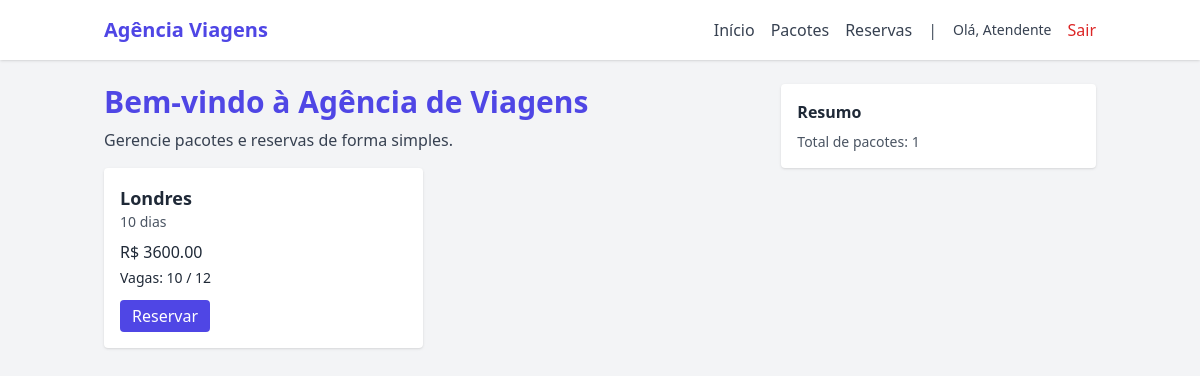
The app's page / (signed in) with its own data.
### app/models.py (models this page shows)
class User(db.Model, UserMixin):
    id = db.Column(db.Integer, primary_key=True)
    nome = db.Column(db.String(150), nullable=False)
    email = db.Column(db.String(150), unique=True, nullable=False)
    senha = db.Column(db.String(200), nullable=False)
    perfil = db.Column(db.String(20), default="atendente")
    criado_em = db.Column(db.DateTime, default=datetime.utcnow)

class Pacote(db.Model):
    id = db.Column(db.Integer, primary_key=True)
    destino = db.Column(db.String(150), nullable=False)
    periodo = db.Column(db.String(100), nullable=False)
    preco = db.Column(db.Float, nullable=False)
    vagas_min = db.Column(db.Integer, nullable=False)
    vagas_max = db.Column(db.Integer, nullable=False)
    vagas_disponiveis = db.Column(db.Integer, nullable=False)
    categoria = db.Column(db.String(100))
    criado_em = db.Column(db.DateTime, default=datetime.utcnow)

### app/views.py (the view)
@app.route("/")
def index():
    pacotes = Pacote.query.all()
    return render_template("index.html", pacotes=pacotes)

### app/views.py (called while the page is built)
@login_manager.user_loader
def load_user(user_id):
    return User.query.get(int(user_id))

### app/templates/index.html (shortened to what this page needs)
{% extends "base.html" %}
{% block content %}
<div class="grid grid-cols-1 md:grid-cols-3 gap-6">
  <div class="md:col-span-2">
    <h1 class="text-3xl font-bold text-indigo-600 mb-2">Bem-vindo à Agência de Viagens</h1>
    <p class="text-gray-700 mb-4">Gerencie pacotes e reservas de forma simples.</p>
    <div class="grid grid-cols-1 sm:grid-cols-2 gap-4">
      {% for p in pacotes %}
      <div class="bg-white p-4 rounded shadow">
        <h3 class="font-semibold text-lg">{{ p.destino }}</h3>
        <p class="text-sm text-gray-600">{{ p.periodo }}</p>
        <p class="mt-2 font-medium">R$ {{ '%.2f'|format(p.preco) }}</p>
        <p class="text-sm mt-1">Vagas: {{ p.vagas_disponiveis }} / {{ p.vagas_max }}</p>
        <div class="mt-3 flex space-x-2">
          {% if current_user.is_authenticated %}
            <a href="{{ url_for('nova_reserva', pacote_id=p.id) }}" class="px-3 py-1 bg-indigo-600 text-white rounded">Reservar</a>
          {% else %}
            <a href="{{ url_for('login') }}" class="px-3 py-1 bg-indigo-600 text-white rounded">Login para reservar</a>
          {% endif %}
        </div>
      </div>
      {% endfor %}
    </div>
  </div>
  <aside>
    <div class="bg-white p-4 rounded shadow">
      <h4 class="font-semibold">Resumo</h4>
      <p class="text-sm text-gray-600 mt-2">Total de pacotes: {{ pacotes|length }}</p>
    </div>
  </aside>
</div>
{% endblock %}

### app/templates/nav.html
<nav class="bg-white shadow">
  <div class="container mx-auto px-4 py-4 flex justify-between items-center">
    <a href="{{ url_for('index') }}" class="text-xl font-bold text-indigo-600">Agência Viagens</a>
    <div class="space-x-4 flex items-center">
      <a href="{{ url_for('index') }}" class="text-gray-700 hover:text-indigo-600">Início</a>
      <a href="{{ url_for('listar_pacotes') }}" class="text-gray-700 hover:text-indigo-600">Pacotes</a>
      <a href="{{ url_for('gestao_reservas') }}" class="text-gray-700 hover:text-indigo-600">Reservas</a>
      {% if current_user.is_authenticated %}
        <span class="text-gray-600">|</span>
        <span class="text-sm text-gray-700 mr-2">Olá, {{ current_user.nome }}</span>
        <a href="{{ url_for('logout') }}" class="text-red-600 hover:underline">Sair</a>
      {% else %}
        <a href="{{ url_for('login') }}" class="text-gray-700 hover:text-indigo-600">Login</a>
        <a href="{{ url_for('register') }}" class="text-gray-700 hover:text-indigo-600">Registrar</a>
      {% endif %}
    </div>
  </div>
</nav>

### records on screen
User: nome "Atendente"
Pacote: destino "Londres", periodo "10 dias", preco "3600.00", vagas_disponiveis "10", vagas_max "12"

### other values on screen
{{ pacotes|length }} "1"
